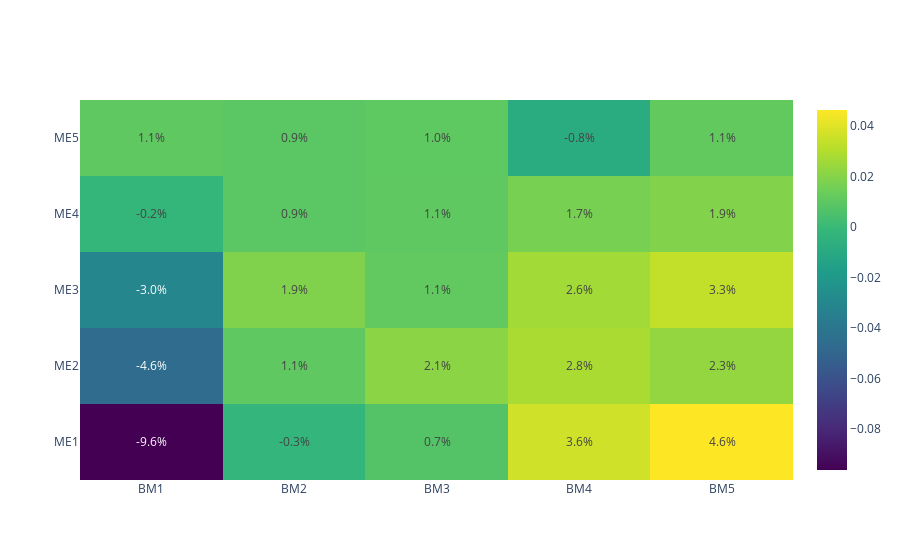

This figure's notebook cell:
### Markdown cell above
# FIGURE (ALPHA HEAT MAP)

### Code cell
trace = go.Heatmap(
    x=alphas.columns.to_list(),
    y=alphas.index.to_list(),
    z=alphas ,
    colorscale='Viridis',
    texttemplate="%{z:.1%}"
)
alpha_tbl = go.Figure(trace)
# alpha_tbl = largefig(alpha_tbl)
alpha_tbl.show()

### Figure 1 — Plotly figure (JSON) as saved in the notebook; plotly's stock layout.template omitted (floating-point values rounded to 4 significant figures)
{"data": [{"colorscale": [[0, "#440154"], [0.1111, "#482878"], [0.2222, "#3e4989"], [0.3333, "#31688e"], [0.4444, "#26828e"], [0.5556, "#1f9e89"], [0.6667, "#35b779"], [0.7778, "#6ece58"], [0.8889, "#b5de2b"], [1, "#fde725"]], "texttemplate": "%{z:.1%}", "type": "heatmap", "x": ["BM1", "BM2", "BM3", "BM4", "BM5"], "y": ["ME1", "ME2", "ME3", "ME4", "ME5"], "z": [[-0.09631, -0.002722, 0.007462, 0.03638, 0.04642], [-0.04626, 0.01083, 0.02104, 0.02785, 0.02303], [-0.02982, 0.01865, 0.01101, 0.02623, 0.03344], [-0.002081, 0.009172, 0.01055, 0.01681, 0.01908], [0.01058, 0.009044, 0.01037, -0.008377, 0.01128]]}], "layout": {}}
